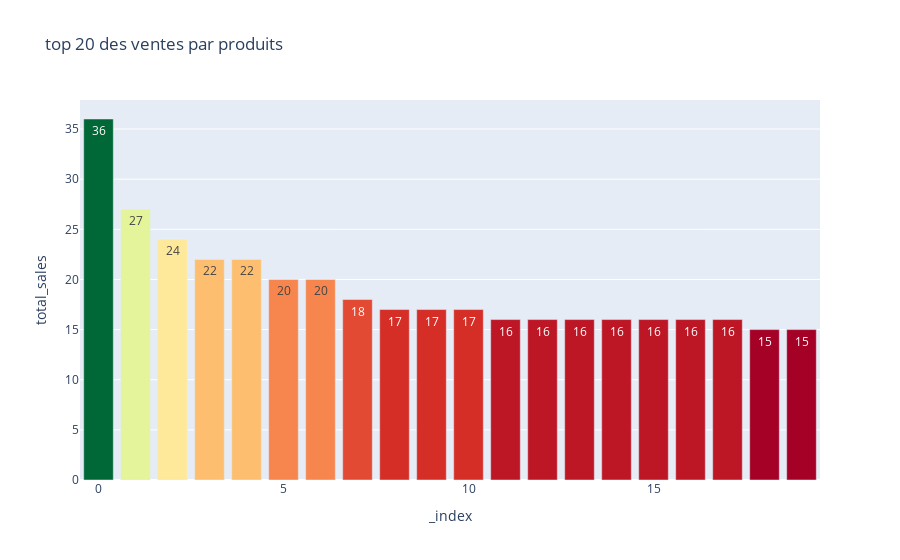

The notebook cell saved with this chart:
### Markdown cell above
<div style="border: 1px solid RGB(51,165,182);" >
<h3 style="margin: auto; padding: 20px; color: RGB(51,165,182); ">Etape 5.2 - Analyse des ventes en Quantités</h3>
</div>

### Code cell
#####################################
# Palmares des articles en quantité #
#####################################

#Effectuer le tri dans l'ordre décroissant de quantités vendues du dataset df_merge
#Réinitialiser l'index du dataset par un reset_index
df_merged=df_merged.sort_values(by='total_sales', ascending=False).reset_index()

#Afficher les 20 premier articles en quantité
top20_sales=df_merged['total_sales'].tolist()
top20_sales=top20_sales[:20]
print("Liste des 20 plus grosses ventes :\n",top20_sales)

#Graphique en barre des 20 premiers articles avec plotly express
top20=df_merged.head(20).reset_index(drop=True)
df_merged.drop('index',axis=1,inplace=True)
fig=px.bar(top20,y='total_sales',title="top 20 des ventes par produits")
colors = px.colors.diverging.RdYlGn
fig.update_traces(marker=dict(color=top20['total_sales'], colorscale=colors),text=top20['total_sales'], textposition='inside')
fig.show()

### Figure 1 — Plotly figure (JSON) as saved in the notebook; plotly's stock layout.template omitted (floating-point values rounded to 4 significant figures)
{"data": [{"alignmentgroup": "True", "hovertemplate": "_index=%{x}<br>total_sales=%{y}<extra></extra>", "legendgroup": "", "marker": {"color": [36, 27, 24, 22, 22, 20, 20, 18, 17, 17, 17, 16, 16, 16, 16, 16, 16, 16, 15, 15], "colorscale": [[0, "rgb(165,0,38)"], [0.1, "rgb(215,48,39)"], [0.2, "rgb(244,109,67)"], [0.3, "rgb(253,174,97)"], [0.4, "rgb(254,224,139)"], [0.5, "rgb(255,255,191)"], [0.6, "rgb(217,239,139)"], [0.7, "rgb(166,217,106)"], [0.8, "rgb(102,189,99)"], [0.9, "rgb(26,152,80)"], [1, "rgb(0,104,55)"]], "pattern": {"shape": ""}}, "name": "", "offsetgroup": "", "orientation": "v", "showlegend": false, "text": [36, 27, 24, 22, 22, 20, 20, 18, 17, 17, 17, 16, 16, 16, 16, 16, 16, 16, 15, 15], "textposition": "inside", "type": "bar", "x": [0, 1, 2, 3, 4, 5, 6, 7, 8, 9, 10, 11, 12, 13, 14, 15, 16, 17, 18, 19], "xaxis": "x", "y": [36, 27, 24, 22, 22, 20, 20, 18, 17, 17, 17, 16, 16, 16, 16, 16, 16, 16, 15, 15], "yaxis": "y"}], "layout": {"barmode": "relative", "legend": {"tracegroupgap": 0}, "title": {"text": "top 20 des ventes par produits"}, "xaxis": {"anchor": "y", "domain": [0, 1], "title": {"text": "_index"}}, "yaxis": {"anchor": "x", "domain": [0, 1], "title": {"text": "total_sales"}}}}
